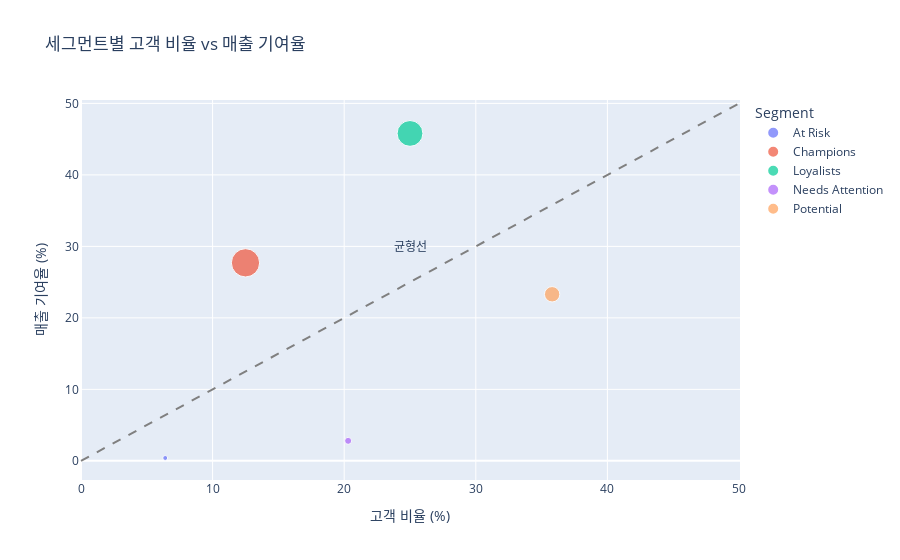

Here is the notebook cell this chart was saved with:
### Code cell
# 매출 기여도 vs 고객 비율 비교 차트
fig_contribution = px.scatter(segment_value.reset_index(), 
                             x='고객_비율', y='매출_기여율',
                             size='평균_구매금액', color='Segment',
                             title='세그먼트별 고객 비율 vs 매출 기여율',
                             labels={'고객_비율': '고객 비율 (%)', '매출_기여율': '매출 기여율 (%)'})
fig_contribution.add_shape(type="line", x0=0, y0=0, x1=50, y1=50, 
                          line=dict(dash="dash", color="gray"))
fig_contribution.add_annotation(x=25, y=30, text="균형선", showarrow=False)
fig_contribution.show()

### Figure 1 — Plotly figure (JSON) as saved in the notebook; plotly's stock layout.template omitted (floating-point values rounded to 4 significant figures)
{"data": [{"hovertemplate": "Segment=At Risk<br>고객 비율 (%)=%{x}<br>매출 기여율 (%)=%{y}<br>평균_구매금액=%{marker.size}<extra></extra>", "legendgroup": "At Risk", "marker": {"color": "#636efa", "size": [40.83], "sizemode": "area", "sizeref": 3.341, "symbol": "circle"}, "mode": "markers", "name": "At Risk", "orientation": "v", "showlegend": true, "type": "scatter", "x": [6.4], "xaxis": "x", "y": [0.4], "yaxis": "y"}, {"hovertemplate": "Segment=Champions<br>고객 비율 (%)=%{x}<br>매출 기여율 (%)=%{y}<br>평균_구매금액=%{marker.size}<extra></extra>", "legendgroup": "Champions", "marker": {"color": "#EF553B", "size": [1336.0], "sizemode": "area", "sizeref": 3.341, "symbol": "circle"}, "mode": "markers", "name": "Champions", "orientation": "v", "showlegend": true, "type": "scatter", "x": [12.5], "xaxis": "x", "y": [27.7], "yaxis": "y"}, {"hovertemplate": "Segment=Loyalists<br>고객 비율 (%)=%{x}<br>매출 기여율 (%)=%{y}<br>평균_구매금액=%{marker.size}<extra></extra>", "legendgroup": "Loyalists", "marker": {"color": "#00cc96", "size": [1112.0], "sizemode": "area", "sizeref": 3.341, "symbol": "circle"}, "mode": "markers", "name": "Loyalists", "orientation": "v", "showlegend": true, "type": "scatter", "x": [25.0], "xaxis": "x", "y": [45.8], "yaxis": "y"}, {"hovertemplate": "Segment=Needs Attention<br>고객 비율 (%)=%{x}<br>매출 기여율 (%)=%{y}<br>평균_구매금액=%{marker.size}<extra></extra>", "legendgroup": "Needs Attention", "marker": {"color": "#ab63fa", "size": [82.45], "sizemode": "area", "sizeref": 3.341, "symbol": "circle"}, "mode": "markers", "name": "Needs Attention", "orientation": "v", "showlegend": true, "type": "scatter", "x": [20.3], "xaxis": "x", "y": [2.8], "yaxis": "y"}, {"hovertemplate": "Segment=Potential<br>고객 비율 (%)=%{x}<br>매출 기여율 (%)=%{y}<br>평균_구매금액=%{marker.size}<extra></extra>", "legendgroup": "Potential", "marker": {"color": "#FFA15A", "size": [394.8], "sizemode": "area", "sizeref": 3.341, "symbol": "circle"}, "mode": "markers", "name": "Potential", "orientation": "v", "showlegend": true, "type": "scatter", "x": [35.8], "xaxis": "x", "y": [23.3], "yaxis": "y"}], "layout": {"annotations": [{"showarrow": false, "text": "균형선", "x": 25, "y": 30}], "legend": {"itemsizing": "constant", "title": {"text": "Segment"}, "tracegroupgap": 0}, "shapes": [{"line": {"color": "gray", "dash": "dash"}, "type": "line", "x0": 0, "x1": 50, "y0": 0, "y1": 50}], "title": {"text": "세그먼트별 고객 비율 vs 매출 기여율"}, "xaxis": {"anchor": "y", "domain": [0, 1], "title": {"text": "고객 비율 (%)"}}, "yaxis": {"anchor": "x", "domain": [0, 1], "title": {"text": "매출 기여율 (%)"}}}}
